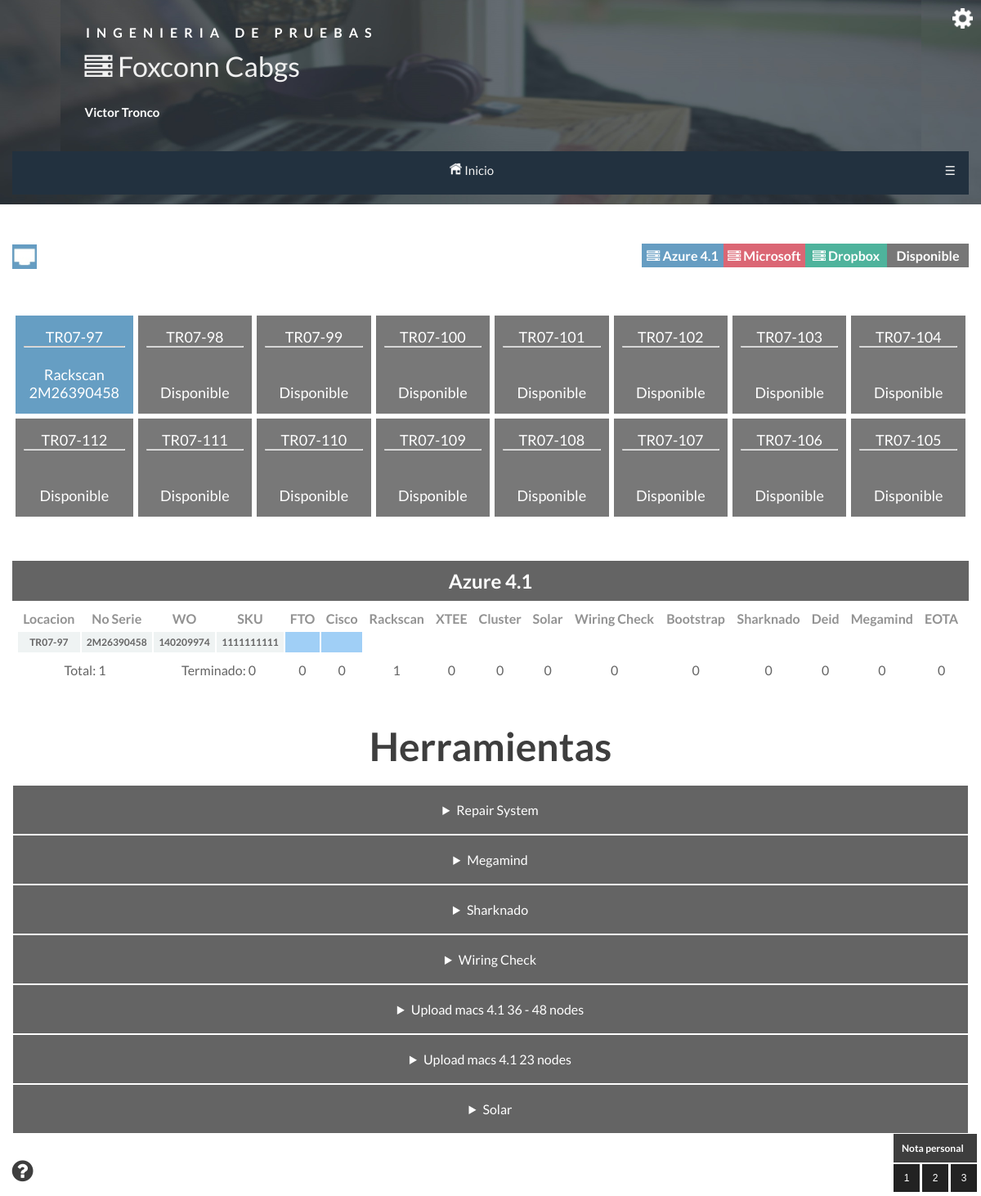
Page /LVO/bahia7.php (signed in) on the committed database.
### tables this page shows
CREATE TABLE `pruebas` (
  `NoSerie` varchar(10) NOT NULL,
  `HoraInicio` datetime DEFAULT NULL,
  `FTO` tinyint(1) NOT NULL DEFAULT 0,
  `FTONoReloj` varchar(5) DEFAULT NULL,
  `FTOHoraFinal` datetime DEFAULT NULL,
  `Cisco` tinyint(1) NOT NULL DEFAULT 0,
  `CiscoNoReloj` varchar(5) DEFAULT NULL,
  `CiscoHoraFinal` datetime DEFAULT NULL,
  `Rackscan` tinyint(1) NOT NULL DEFAULT 0,
  `RackscanNoReloj` varchar(5) DEFAULT NULL,
  `RackscanHoraFinal` datetime DEFAULT NULL,
  `XTEE` tinyint(1) NOT NULL DEFAULT 0,
  `XTEENoReloj` varchar(5) DEFAULT NULL,
  `XTEEHoraFinal` datetime DEFAULT NULL,
  `Cluster` tinyint(1) NOT NULL DEFAULT 0,
  `ClusterNoReloj` varchar(5) DEFAULT NULL,
  `ClusterHoraFinal` datetime DEFAULT NULL,
  `Solar` tinyint(1) NOT NULL DEFAULT 0,
  `SolarNoReloj` varchar(5) DEFAULT NULL,
  `SolarHoraFinal` datetime DEFAULT NULL,
  `Solar2` tinyint(1) NOT NULL DEFAULT 0,
  `Solar2NoReloj` varchar(5) DEFAULT NULL,
  `Solar2HoraFinal` datetime DEFAULT NULL,
  `Wiring` tinyint(1) NOT NULL DEFAULT 0,
  `WiringNoReloj` varchar(5) DEFAULT NULL,
  `WiringHoraFinal` datetime DEFAULT NULL,
  `Bootstrap` tinyint(1) NOT NULL DEFAULT 0,
  `BootstrapNoReloj` varchar(5) DEFAULT NULL,
  `BootstrapHoraFinal` datetime DEFAULT NULL,
  `Sharknado` tinyint(1) NOT NULL DEFAULT 0,
  `SharknadoNoReloj` varchar(5) DEFAULT NULL,
  `SharknadoHoraFinal` datetime DEFAULT NULL,
  `DEID` tinyint(1) NOT NULL DEFAULT 0,
  `DEIDNoReloj` varchar(5) DEFAULT NULL,
  `DEIDHoraFinal` datetime DEFAULT NULL,
  `Megamind` tinyint(1) NOT NULL DEFAULT 0,
  `MegamindNoReloj` varchar(5) DEFAULT NULL,
  `MegamindHoraFinal` datetime DEFAULT NULL,
  `EOTA` tinyint(1) NOT NULL DEFAULT 0,
  `EOTANoReloj` varchar(5) DEFAULT NULL,
  `EOTAHoraFinal` datetime DEFAULT NULL
);

CREATE TABLE `racks` (
  `NoSerie` varchar(10) NOT NULL,
  `WO` varchar(9) NOT NULL,
  `SKU` varchar(10) NOT NULL,
  `Bahia` int(1) NOT NULL,
  `Locacion` varchar(8) NOT NULL,
  `Modelo` varchar(30) NOT NULL,
  `Corriendo` tinyint(1) NOT NULL,
  `NoReloj` int(5) NOT NULL,
  `comentarios_JRS` text DEFAULT NULL
);

### LVO/bahia7.php (the view, shortened to what the rows shown need)
<?php
include('conexion.php');
include('consultas7.php');
?>
<!DOCTYPE html>
<html>
<head>
	<link rel="stylesheet" href="../css/style.css">
	<link rel="stylesheet" href="../fonts/font-awesome/css/font-awesome.min.css">
	<link rel="stylesheet" href="../css/stylef.css">
	<link rel="stylesheet" href="../css/popup.css">
	<link rel="stylesheet" type="text/css" href="../css/default.css" />
	<link rel="stylesheet" href="../css/component.css">
	<link rel="stylesheet" href="../css/moodalbox.css">
	<?php
include('../css/themes.php');
	?>
		<link rel="stylesheet" type="text/css" href="../css/sweetalert.css">
<link rel="stylesheet" href="../css/moodalbox.css" type="text/css" media="screen"/>
</head>
<body class="desarroll">
	<header>
		<div class="grupo ">
		<div class="caja">
			<div class="container">
				<header class="clearfix header2">
					<a href="/Statuspb/index.php"><h1><i class="fa fa-server" aria-hidden="true"></i> Foxconn Cabgs</h1></a>
				<?php
				if (isset($_SESSION['Nombre'])&& $_SESSION['Nivel']==1){
					echo '
				<div class="" style=" position:absolute; right:10px; top:10px;"> <a class="" href="administrar.php"><img width="25" src="../img/admin.png"></a></div><br>
			';
				}
				?>
				</header>
			</div>
		</div>
	</div>
</header>
<br> <br>
<section>
		<div class="grupo">
			<div class="caja ">
				<center>
					<table>
						<tr>
							<td id="open1" class="_<?php echo ($contr1['Modelo'] == 'Azure 4.1' ? 'trs' :  ($contr1['Modelo'] == 'Dropbox' ? 'trs2' :  ($contr1['Modelo'] == 'Microsoft' ? 'trs4' : 'trs3'))) ;?> hvr-bob hvr-underline-from-center hvr-sweep-to-right"> <a id="popup1" class="link1" href="modales.php?pb=<?php echo "$NoSerie1"; ?>&tr=TR07-97" rel="moodalbox" ><div class="link"> TR07-97 <hr> <br><?php echo $Prueba1; echo "</br>".$NoSerie1; ?></div></a></td>
						</tr>
					</table>
				</center>
			</div>
		</div>
	</section>
	<section>
		<div class="grupo">
				<?php
				$query0 = mysqli_query($enlace, "SELECT racks.NoSerie, racks.Modelo FROM racks INNER JOIN pruebas on
					pruebas.NoSerie=racks.NoSerie WHERE Bahia = '7' AND Modelo='Azure 4.1'");
				$query = mysqli_query($enlace, "SELECT racks.Locacion, racks.NoSerie, racks.WO, racks.SKU,
					racks.Modelo, pruebas.FTO, pruebas.Cisco, pruebas.Rackscan, pruebas.XTEE,  pruebas.Cluster,
					pruebas.Solar, pruebas.Solar2, pruebas.Wiring, pruebas.Bootstrap, pruebas.Sharknado,
					 pruebas.DEID, pruebas.Megamind, pruebas.EOTA
					FROM racks
					INNER JOIN pruebas on pruebas.NoSerie=racks.NoSerie
					WHERE Bahia='7' AND Modelo = 'Azure 4.1'
					ORDER BY Locacion ASC");
				if($datos0=mysqli_fetch_row($query0)){
					echo " <div class='caja'>
					<table width='100%' class='tablaST'>
						<caption style='background-color:#3e3e3e;  padding:10px;'><h1 style='color:white;'>Azure 4.1</h1></caption>
						<tr><th>Locacion</th><th>No Serie</th><th>WO</th><th>SKU</th><th>FTO</th><th>Cisco</th><th>Rackscan</th><th>XTEE</th><th>Cluster</th><th>Solar</th>
						<th>Wiring Check</th><th>Bootstrap</th><th>Sharknado</th><th>Deid</th><th>Megamind</th><th>EOTA</th><tr>
							";
							while ($datos=mysqli_fetch_row($query) ) {
								echo "<td class='tdinfo'>".$datos[0]."</td>";
								echo "<td class='tdinfo'>".$datos[1]."</td>";
								echo "<td class='tdinfo'>".$datos[2]."</td>";
								echo "<td class='tdinfo'>".$datos[3]."</td>";
								if($datos[5]==1){
									echo "<td bgcolor='#89C4F4'></td>";
								}else{
									echo "<td></td>";
								}
								if($datos[6]==1){
									echo "<td bgcolor='#89C4F4'></td>";
								}else{
									echo "<td></td>";
								}
								if($datos[7]==1){
									echo "<td bgcolor='#89C4F4'></td>";
								}else{
									echo "<td></td>";
								}
								if($datos[8]==1){
									echo "<td bgcolor='#89C4F4'></td>";
								}else{
									echo "<td></td>";
								}
								if($datos[9]==1){
									echo "<td bgcolor='#89C4F4'></td>";
								}else{
									echo "<td></td>";
								}
								if($datos[10]==1){
									echo "<td bgcolor='#89C4F4'></td>";
								}else{
									echo "<td></td>";
								}
								if($datos[12]==1){
									echo "<td bgcolor='#89C4F4'></td>";
								}else{
									echo "<td></td>";
								}
								if($datos[13]==1){
									echo "<td bgcolor='#89C4F4'></td>";
								}else{
									echo "<td></td>";
								}
								if($datos[14]==1){
									echo "<td bgcolor='#89C4F4'></td>";
								}else{
									echo "<td></td>";
								}
								if($datos[15]==1){
									echo "<td bgcolor='#89C4F4'></td>";
								}else{
									echo "<td></td>";
								}
								if($datos[16]==1){
									echo "<td bgcolor='#89C4F4'></td>";
								}else{
									echo "<td></td>";
								}
								if($datos[17]==1){
									echo "<td bgcolor='#89C4F4'></td></tr>";
								}else{
									echo "<td></td></tr>";
								}
							}
							$Total= $FTOcount+$Ciscocount+$XTEEcount+$Rackscancount+$Clustercount+$Solarcount+$Bootstrapcount+$Sharknadocount+$Wiringcount+$DEIDcount+$Megacount+$EOTAcount+$Listocount;
							echo '<tr>
							<td colspan="2" class="contaz">Total: '.$Total.'</td>
							<td colspan="2" class="contaz">Terminado: '.$Listocount.'</td>
							<td class="contaz">'.$FTOcount.'</td><td class="contaz">'.$Ciscocount.'</td>
							<td class="contaz">'.$Rackscancount.'</td>
							<td class="contaz">'.$XTEEcount.'</td>
							<td class="contaz">'.$Clustercount.'</td>
							<td class="contaz">'.$Solarcount.'</td>
							<td class="contaz">'.$Wiringcount.'</td>
							<td class="contaz">'.$Bootstrapcount.'</td>
							<td class="contaz">'.$Sharknadocount.'</td>
							<td class="contaz">'.$DEIDcount.'</td>
							<td class="contaz">'.$Megacount.'</td>
							<td class="contaz">'.$EOTAcount.'</td>
						</tr>
					</table> </div>';
				}
				?>
		</div>
	</section>
		<br><br><center><h1 style="font-size:3em;"> Herramientas</h1></center><br>
	<br><br>
	<br><br>
</body>
</html>

### rows in the picture
pruebas: Prueba1 "Rackscan"
racks: NoSerie "2M26390458", Locacion "TR07-97", WO "140209974", SKU "1111111111"

### other values in the picture
$_SESSION["Nombre"] "Victor Tronco"
$NoSerie2 "Disponible"
$NoSerie3 "Disponible"
$NoSerie4 "Disponible"
$NoSerie5 "Disponible"
$NoSerie6 "Disponible"
$NoSerie7 "Disponible"
$NoSerie8 "Disponible"
$NoSerie16 "Disponible"
$NoSerie15 "Disponible"
$NoSerie14 "Disponible"
$NoSerie13 "Disponible"
$NoSerie12 "Disponible"
$NoSerie11 "Disponible"
$NoSerie10 "Disponible"
